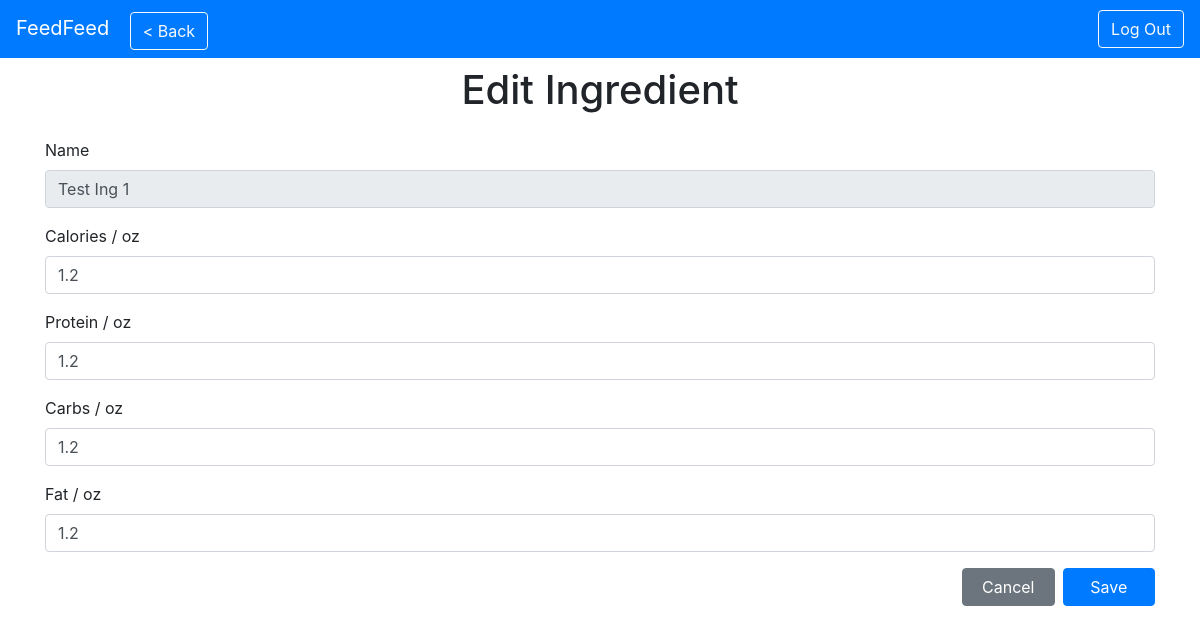
Before: /dash/ingredients/edit/?action=Edit&id=1 with the older database file.
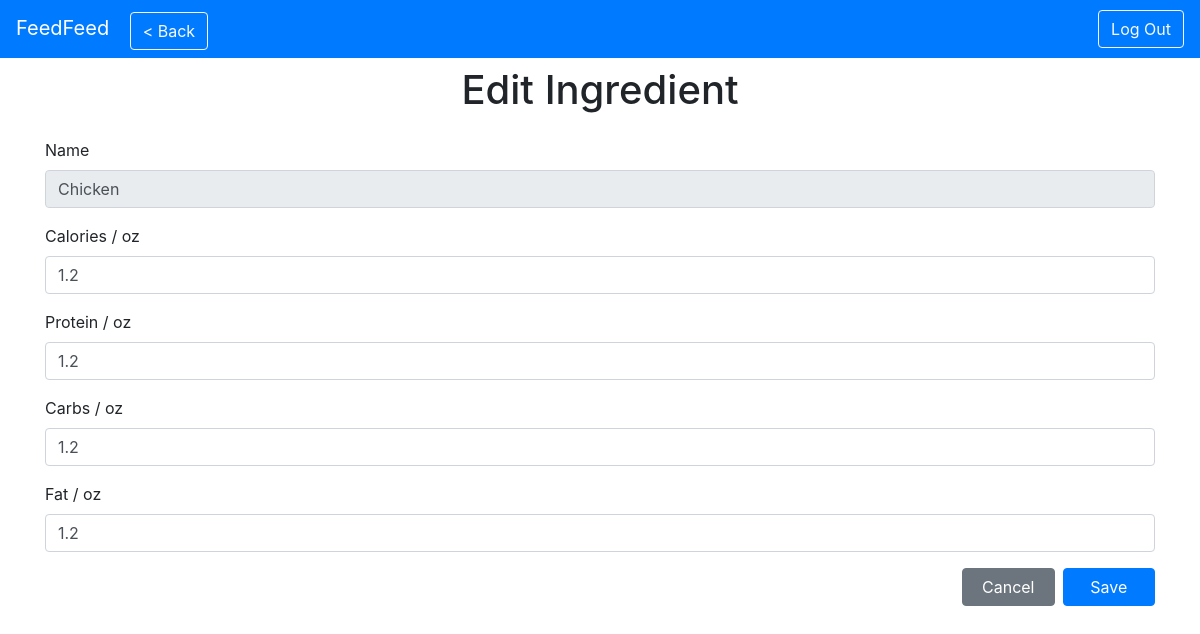
After: the same page with the newer database file.
### tables this page shows
CREATE TABLE "Ingredient" (
	"id"	INTEGER,
	"calories"	REAL,
	"protein"	REAL,
	"carbs"	REAL,
	"fat"	REAL,
	"is_meal"	INTEGER,
	"name"	TEXT,
	PRIMARY KEY("id")
);

### server.py (the view)
@app.route("/dash/ingredients/edit/", methods=["GET"])
def adminEditIngredient():
    args = request.args
    if "action" in args:
        if args["action"] == "New" or args["action"] == "Edit":
            action = args["action"]
    else:
        action = "New"
    if action == "New":
        return render_template("admin_edit_ingredient.html",
                                username="Administrator",
                                uiSectionName=f"{action} Ingredient",
                                showBackButton=True,
                                backLink=url_for("adminIngredientManager"),
                                action=action)
    elif action == "Edit":
        if "id" in args:
            try:
                ingId = int(args["id"])
            except:
                abort(404)
            c = get_db().cursor()
            ingInfo = c.execute("""
                SELECT id, name, calories, protein, carbs, fat, is_meal FROM Ingredient WHERE id == ?
            """, (ingId,)).fetchone()
            currentIngredient = Ingredient(ingInfo[0], ingInfo[1], ingInfo[2], ingInfo[3], ingInfo[4], ingInfo[5], ingInfo[6] == 1)
            return render_template("admin_edit_ingredient.html",
                                    username="Administrator",
                                    uiSectionName=f"{action} Ingredient",
                                    ingredient=currentIngredient,
                                    showBackButton=True,
                                    backLink=url_for("adminIngredientManager"),
                                    action=action)
    abort(404)

### server.py (called while the page is built)
def get_db():
    db = getattr(g, "_database", None)
    if db is None:
        db = g._database = sqlite3.connect(DATABASE)
    return db

@app.teardown_appcontext
def close_connection(exception):
    db = getattr(g, "_database", None)
    if db is not None:
        db.close()

### templates/admin_edit_ingredient.html (shortened to what this page needs)
{% extends "admin_base.html" %}
{% block main %}
<div class="container">
    <h1 class="text-center py-3">{{action}} Ingredient</h1>
    <form action="{{url_for('adminEditIngredientPost')}}" method="POST">
        {% if action == "Edit" %}
        <div class="form-group">
            <label for="ingName">Name</label>
            <input type="text" class="form-control" id="ingName" name="ingName" placeholder="Name" value="{{ingredient.name}}" readonly>
        </div>
        <div class="form-group">
            <label for="ingCal">Calories / oz</label>
            <input type="number" class="form-control" id="ingCal" name="calories" placeholder="Calories / oz" value="{{ingredient.calories}}" required min="0" step="0.001">
        </div>
        <div class="form-group">
            <label for="ingProt">Protein / oz</label>
            <input type="number" class="form-control" id="ingProt" name="protein" placeholder="Protein / oz" value="{{ingredient.protein}}" required min="0" step="0.001">
        </div>
        <div class="form-group">
            <label for="ingCarb">Carbs / oz</label>
            <input type="number" class="form-control" id="ingCarb" name="carbs" placeholder="Carbs / oz" value="{{ingredient.carbs}}" required min="0" step="0.001">
        </div>
        <div class="form-group">
            <label for="ingFat">Fat / oz</label>
            <input type="number" class="form-control" id="ingFat" name="fat" placeholder="Fat / oz" value="{{ingredient.fat}}" required min="0" step="0.001">
        </div>
        {% endif %}
        <div class="row justify-content-end mx-0">
            <a id="cancel-button" class="col-lg-1 btn btn-secondary mr-2 mb-2" href="{{backLink}}">Cancel</a>
            <button id="submit-button" class="col-lg-1 btn btn-primary mb-2" type="submit">Save</button>
        </div>
    </form>
</div>
{% endblock %}

Changed rows visible on the page:
changed Ingredient: ingName "Test Ing 1" → "Chicken"
